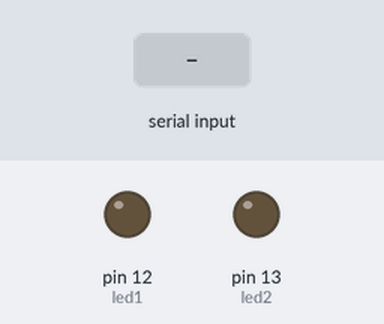
This sketch was run on a simulated Arduino Uno, built with avr-gcc and run on an emulated ATmega328P. Shown: output pins drawn as LEDs (lit = HIGH). The inputs (shaded band) are chosen by the test bench. What the sketch prints to the serial monitor is not drawn.

Above: at 1.2 s.
1.3 s: "1" received over the second serial link
At 1.9 s:
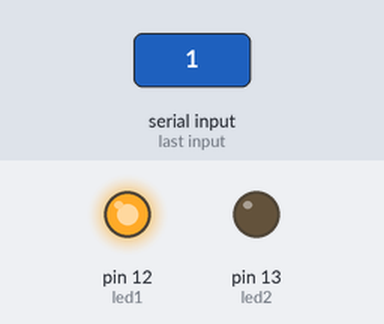
2.8 s: "3" received over the second serial link
At 4.0 s:
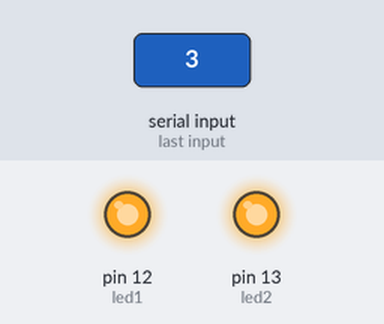
4.3 s: "2" received over the second serial link
At 5.3 s:
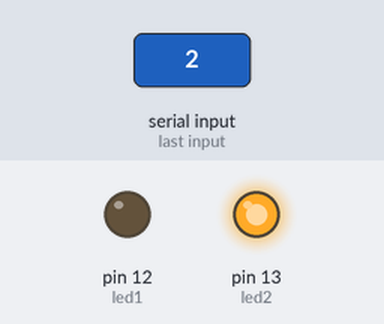
5.8 s: "4" received over the second serial link
At 6.5 s:
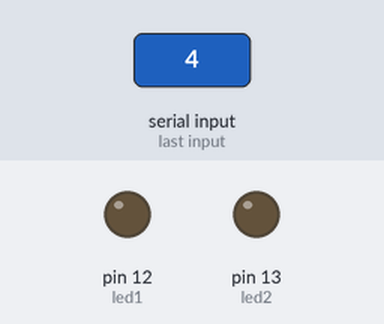
Timing chart, 0 to 8.3 s (numbered marks = the images above; inputs shaded):
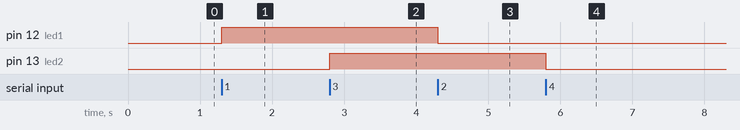

The sketch:

BLUETOOTH.ino
```cpp
#include <SoftwareSerial.h>


SoftwareSerial BT(8,9);
char val;
const byte led1 = 12;
const byte led2 = 13;
void setup(){
  Serial.begin(9600);
  Serial.println("BT is ready!");
  BT.begin(9600);
  pinMode(led1,OUTPUT);
  pinMode(led2,OUTPUT);
}

void loop() {
  if (Serial.available()){
    val = Serial.read();
    BT.print(val);
  }
  if(BT.available()){
    val = BT.read();
    Serial.print(val);
    if (val == '1'){
      digitalWrite(led1,HIGH);
    }else if(val == '2'){
      digitalWrite(led1,LOW);
    }else if(val == '3'){
      digitalWrite(led2,HIGH);
    }else if(val == '4'){
      digitalWrite(led2,LOW);
    }
  }
}
```

Measured:
- after the input at 1.3 s, pin 12 (led1): LOW → HIGH at once
- after the input at 2.8 s, pin 13 (led2): LOW → HIGH at once
- after the input at 4.3 s, pin 12 (led1): HIGH → LOW at once
- after the input at 5.8 s, pin 13 (led2): HIGH → LOW at once
